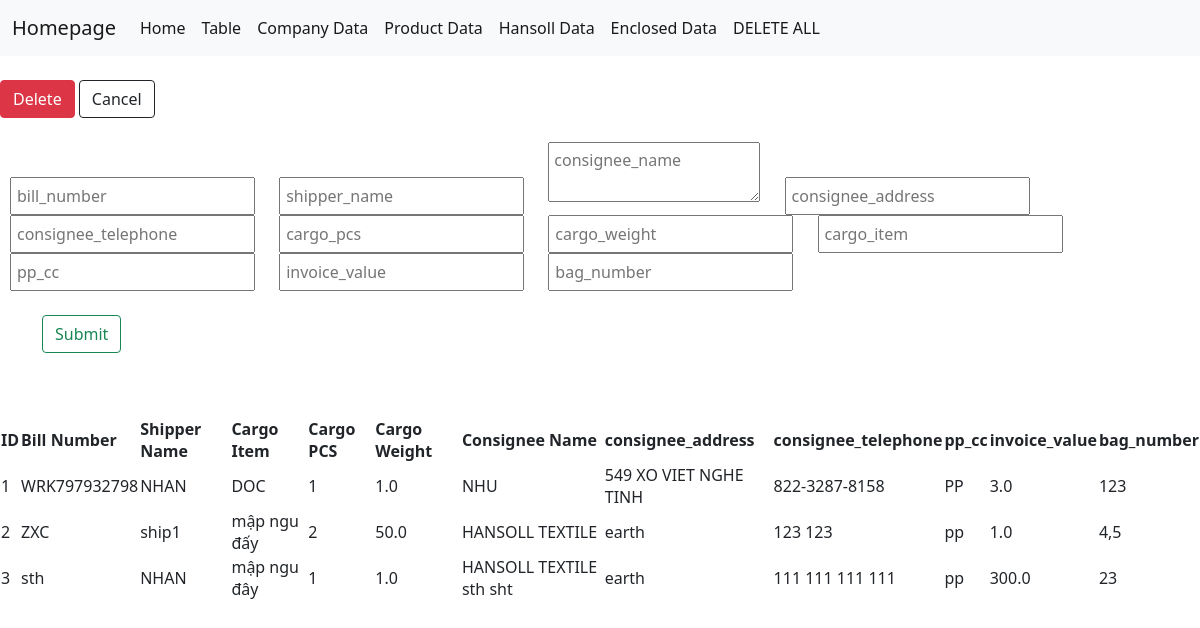
Page /enclosedtable on the earlier database version.
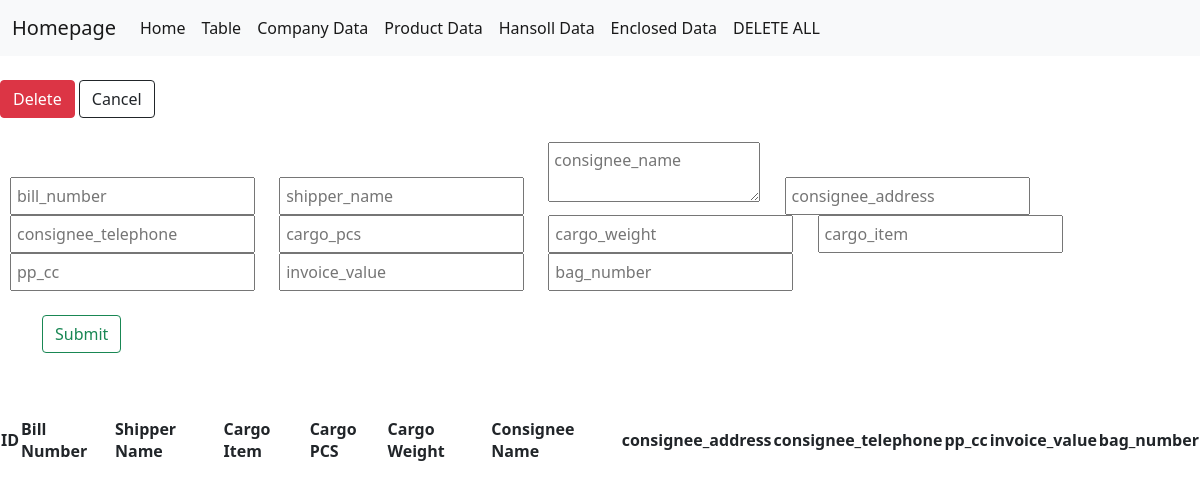
Same page on the later database version.
### app.py (models this page shows, shortened)
class Enclosed(db.Model):
    __tablename__ = 'enclosed'
    id = db.Column(db.Integer, primary_key = True)
    bill_number = db.Column(db.String(64))
    enclosed = db.Column(db.String(64))
    shipper_name = db.Column(db.String(64))
    consignee_address = db.Column(db.String(500))
    consignee_telephone = db.Column(db.String(64))
    cargo_item = db.Column(db.String(64))
    cargo_pcs = db.Column(db.Integer)
    cargo_weight = db.Column(db.Float)
    consignee_name = db.Column(db.String(64))
    pp_cc = db.Column(db.String(5))
    invoice_value = db.Column(db.Float)
    bag_number = db.Column(db.String(64))

### app.py (the view)
@app.route('/enclosedtable')
def enclosedtable():
    form = EnclosedForm()
    form2 = DeleteForm()
    data_enclosed = Enclosed.query.all()
    return render_template('enclosedTable.html', data_enclosed=data_enclosed, form=form, form2=form2)

### forms.py
class EnclosedForm(FlaskForm):
    enclosed = StringField('bill_number', validators=[DataRequired()])
    shipper_name = StringField('shipper_name', validators=[DataRequired()])
    consignee_name = StringField('consignee_name', validators=[DataRequired()], widget=TextArea())
    consignee_address = StringField('client_address', validators=[DataRequired()])
    consignee_telephone = StringField('client_telephone', validators=[DataRequired()])
    cargo_pcs = IntegerField('cargo_pcs', validators=[DataRequired()])
    cargo_weight = FloatField('cargo_weight', validators=[DataRequired()])
    pp_cc = StringField('pp_cc', validators=[DataRequired()])
    cargo_item = StringField('cargo_item', validators=[DataRequired()])
    invoice_value = FloatField('invoice_value', validators=[DataRequired()])
    bag_number = StringField('bag_number', validators=[DataRequired()])
    submit = SubmitField('Submit')

class DeleteForm(FlaskForm):
    id = IntegerField("ID", validators=[DataRequired()])
    submit = SubmitField('DELETE')

### templates/enclosedTable.html (shortened to what this page needs)
{% extends 'index.html' %}
{% block content %}
<br>
<span class="btn-company"><button type="button" id="delete" class="btn btn-danger">Delete</button></span>
<span class="btn-company"><button type="button" id="cancel" class="btn btn-outline-dark">Cancel</button></span>
<br>
<br>
<div class="create-wrapper">
<form action="{{url_for('enclosed_create')}}" method="POST" novalidate>
      <div>
        {{ form.enclosed(class='sth', placeholder="bill_number", id="enclosedInput") }}
        {{ form.shipper_name(class='sth',placeholder="shipper_name", id="shipper_nameInput") }}
        {{ form.consignee_name(class='sth',placeholder="consignee_name", id="consignee_nameInput") }}
        {{ form.consignee_address(class='sth',placeholder="consignee_address", id="consignee_nameInput") }}
        {{ form.consignee_telephone(class='sth',placeholder="consignee_telephone", id="consignee_nameInput") }}
        {{ form.cargo_pcs(class='sth',placeholder="cargo_pcs", id="cargo_pcsInput") }}
        {{ form.cargo_weight(class='sth',placeholder="cargo_weight", id="cargo_weightInput") }}
        {{ form.cargo_item(class='sth',placeholder="cargo_item", id="cargo_itemInput") }}
        {{ form.pp_cc(class='sth',placeholder="pp_cc", id="cargo_itemInput") }}
        {{ form.invoice_value(class='sth',placeholder="invoice_value", id="cargo_itemInput") }}
        {{ form.bag_number(class='sth',placeholder="bag_number", id="cargo_itemInput") }}
      </div>
      <br>
      <div class="container">
      {{ form.submit(class="btn btn-outline-success", value="Submit") }}
    </div>
  </form>
</div>
<br>
<br>
<div class="hansol-table-wrapper">
    <table>
        <th>ID</th>
        <th>Bill Number</th>
        <th>Shipper Name</th>
        <th>Cargo Item</th>
        <th>Cargo PCS</th>
        <th>Cargo Weight</th>
        <th>Consignee Name</th>
        <th>consignee_address</th>
        <th>consignee_telephone</th>
        <th>pp_cc</th>
        <th>invoice_value</th>
        <th>bag_number</th>
        {% for enclose in data_enclosed %}
            <tr>
                <td>{{enclose.id}}</td>
                <td>{{enclose.enclosed}}</td>
                <td>{{enclose.shipper_name}}</td>
                <td>{{enclose.cargo_item}}</td>
                <td>{{enclose.cargo_pcs}}</td>
                <td>{{enclose.cargo_weight}}</td>
                <td>{{enclose.consignee_name}}</td>
                <td>{{enclose.consignee_address}}</td>
                <td>{{enclose.consignee_telephone}}</td>
                <td>{{enclose.pp_cc}}</td>
                <td>{{enclose.invoice_value}}</td>
                <td>{{enclose.bag_number}}</td>
            </tr>
        {% endfor %}
    </table>
</div>
{% endblock %}

### templates/index.html (shortened to what this page needs)
<html lang="en">
  <head>
    <link rel="stylesheet" href="../static/style.css" />
    <link
      href="https://cdn.jsdelivr.net/npm/bootstrap@5.0.0-beta1/dist/css/bootstrap.min.css"
      rel="stylesheet"
    />
  </head>
  <body>
    <nav class="navbar navbar-expand-lg navbar-light bg-light">
      <div class="container-fluid">
        <a class="navbar-brand" href="#">Homepage</a>
        <div class="collapse navbar-collapse" id="navbarNav">
          <ul class="navbar-nav">
            <li class="nav-item">
              <a class="nav-link active" aria-current="page" href="{{url_for('index')}}">Home</a>
            </li>
            <li class="nav-item">
              <a class="nav-link active" aria-current="page" href="{{url_for('table')}}">Table</a>
            </li>
            <li class="nav-item">
              <a class="nav-link active" aria-current="page" href="{{url_for('companytable')}}">Company Data</a>
            </li>
            <li class="nav-item">
              <a class="nav-link active" aria-current="page" href="{{url_for('producttable')}}">Product Data</a>
            </li>
            <li class="nav-item">
              <a class="nav-link active" aria-current="page" href="{{url_for('hansoltable')}}">Hansoll Data</a>
            </li>
            <li class="nav-item">
              <a class="nav-link active" aria-current="page" href="{{url_for('enclosedtable')}}">Enclosed Data</a>
            </li>
            <li class="nav-item">
              <a class="nav-link active" aria-current="page" href="{{url_for('delete_all')}}">DELETE ALL</a>
            </li>
          </ul>
        </div>
      </div>
    </nav>
    <div>{% block content %}{% endblock %}</div>
  </body>
</html>

### static/style.css (style rules this page uses)
.sth { margin-left: 10px; margin-right: 10px; padding: 5px; }

Differences in the rows shown:
removed Enclosed: id "1", enclosed "WRK797932798", shipper_name "NHAN", cargo_item "DOC", cargo_pcs "1", cargo_weight "1.0", consignee_name "NHU", consignee_address "549 XO VIET NGHE TINH", consignee_telephone "822-3287-8158", pp_cc "PP", invoice_value "3.0", bag_number "123"
removed Enclosed: id "2", enclosed "ZXC", shipper_name "ship1", cargo_item "mập ngu đấy", cargo_pcs "2", cargo_weight "50.0", consignee_name "HANSOLL TEXTILE", consignee_address "earth", consignee_telephone "123 123", pp_cc "pp", invoice_value "1.0", bag_number "4,5"
removed Enclosed: id "3", enclosed "sth", shipper_name "NHAN", cargo_item "mập ngu đây", cargo_pcs "1", cargo_weight "1.0", consignee_name "HANSOLL TEXTILE sth sht", consignee_address "earth", consignee_telephone "111 111 111 111", pp_cc "pp", invoice_value "300.0", bag_number "23"
